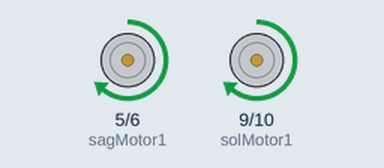
Recording of a sketch running on a simulated Arduino Uno, built with avr-gcc and run on an emulated ATmega328P. On the bench: motor-driver pin pairs drawn as motors (green arrow = first pin HIGH = forward, orange = second pin HIGH = backward, longer = more drive).

Above: at 1.0 s.
At 3.0 s:
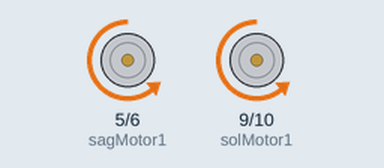
At 4.5 s:
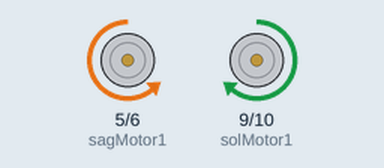
At 7.0 s:
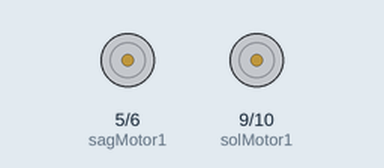
Timing chart, 0 to 10.4 s (numbered marks = the images above):
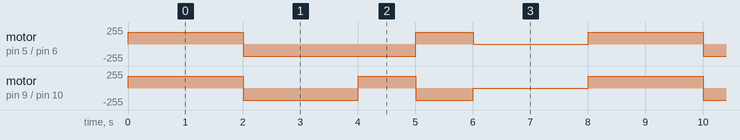

The sketch:

ders_8_temel_robot_hareketleri.ino
```cpp
// Ders 8 - Temel Robot Hareketleri
// Robot ileri, geri, saga, sola hareket eder ve durur.

int sagMotor1 = 5;
int sagMotor2 = 6;
int solMotor1 = 9;
int solMotor2 = 10;
int hiz = 180;

void setup() {
  pinMode(sagMotor1, OUTPUT);
  pinMode(sagMotor2, OUTPUT);
  pinMode(solMotor1, OUTPUT);
  pinMode(solMotor2, OUTPUT);
}

void loop() {
  ileri();
  delay(2000);

  geri();
  delay(2000);

  sagaDon();
  delay(1000);

  solaDon();
  delay(1000);

  dur();
  delay(2000);
}

void ileri() {
  analogWrite(sagMotor1, hiz);
  digitalWrite(sagMotor2, LOW);
  analogWrite(solMotor1, hiz);
  digitalWrite(solMotor2, LOW);
}

void geri() {
  digitalWrite(sagMotor1, LOW);
  analogWrite(sagMotor2, hiz);
  digitalWrite(solMotor1, LOW);
  analogWrite(solMotor2, hiz);
}

void sagaDon() {
  digitalWrite(sagMotor1, LOW);
  analogWrite(sagMotor2, hiz);
  analogWrite(solMotor1, hiz);
  digitalWrite(solMotor2, LOW);
}

void solaDon() {
  analogWrite(sagMotor1, hiz);
  digitalWrite(sagMotor2, LOW);
  digitalWrite(solMotor1, LOW);
  analogWrite(solMotor2, hiz);
}

void dur() {
  digitalWrite(sagMotor1, LOW);
  digitalWrite(sagMotor2, LOW);
  digitalWrite(solMotor1, LOW);
  digitalWrite(solMotor2, LOW);
}
```

Measured:
- by itself, motor on pin 5 (sagMotor1) / pin 6 (sagMotor2): repeats every 8.0 s: backward 180/255 3.0 s, forward 180/255 1.0 s, stopped 2.0 s, forward 180/255 2.0 s
- by itself, motor on pin 9 (solMotor1) / pin 10 (solMotor2): repeats every 8.0 s: backward 180/255 2.0 s, forward 180/255 1.0 s, backward 180/255 1.0 s, stopped 2.0 s, forward 180/255 2.0 s
